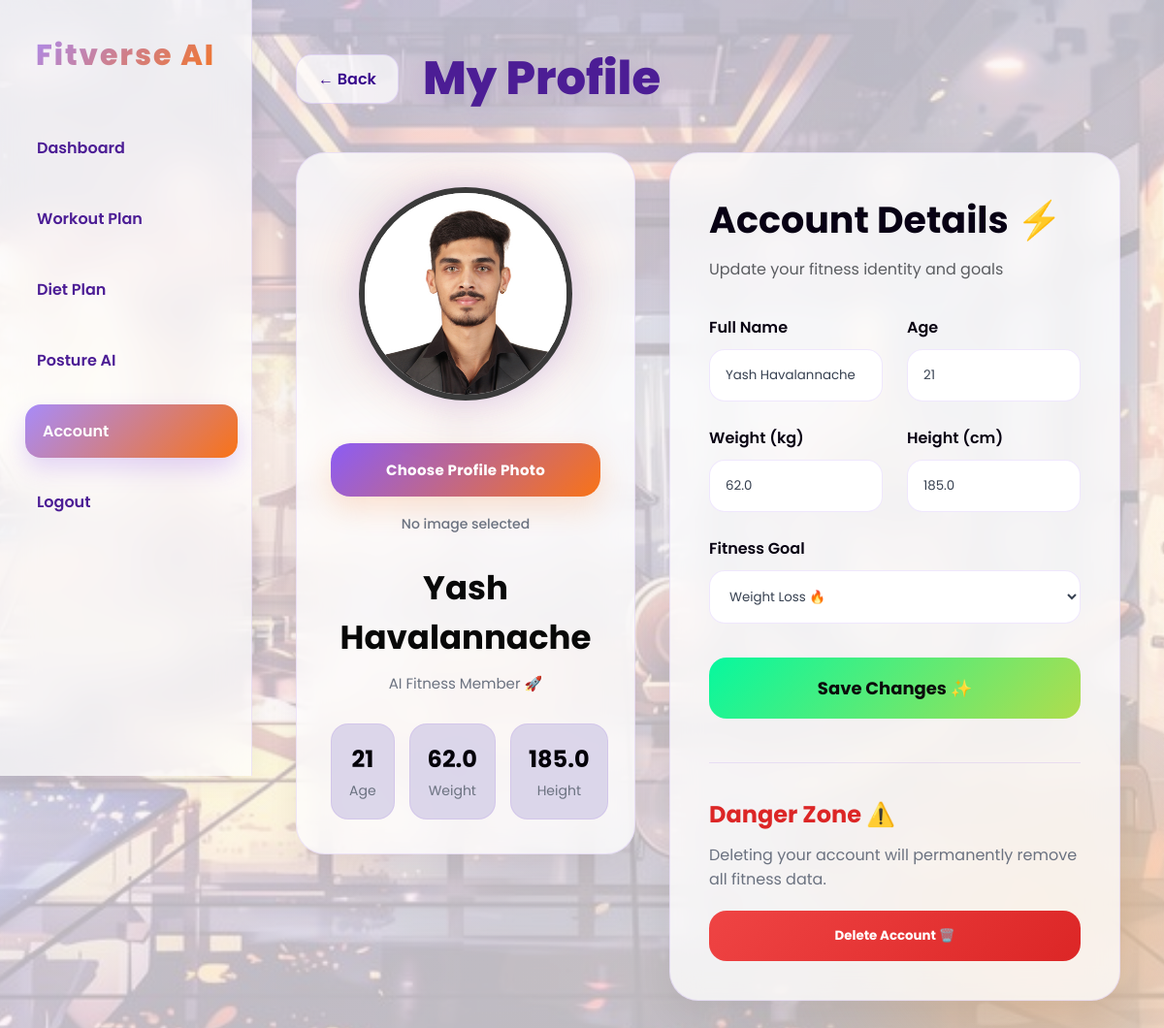
Page /account (signed in) on the committed database.
### models/user_model.py (models this page shows, shortened)
class User(db.Model):
    id = db.Column(db.Integer, primary_key=True)
    name = db.Column(db.String(100), nullable=False)
    age = db.Column(db.Integer, nullable=False)
    height = db.Column(db.Float, nullable=False)
    weight = db.Column(db.Float, nullable=False)
    goal = db.Column(db.String(100), nullable=False)
    level = db.Column(db.String(100), nullable=False)
    email = db.Column(db.String(100), unique=True, nullable=False)
    password = db.Column(db.String(100), nullable=False)
    profile_pic = db.Column(db.String(200), default=None)

### app.py (the view)
@app.route('/account')
def account():
    if 'user_id' not in session:
        return redirect(url_for('login'))
    user = User.query.get(session['user_id'])
    return render_template('account.html', user=user)

### templates/account.html (shortened to what this page needs)
<!DOCTYPE html>
<html lang="en">
<head>
    <link
    rel="stylesheet"
    href="{{ url_for('static', filename='css/account.css') }}">
</head>
<body>
<div class="sidebar">
    <h2>Fitverse AI</h2>
    <ul>
        <li>
            <a href="/dashboard">
                Dashboard
            </a>
        </li>
        <li>
            <a href="/workout">
                Workout Plan
            </a>
        </li>
        <li>
            <a href="/diet">
                Diet Plan
            </a>
        </li>
        <li>
            <a href="/posture">
                Posture AI
            </a>
        </li>
        <li>
            <a href="/account"
            class="active">
                Account
            </a>
        </li>
        <li>
            <a href="#"
            id="logoutBtn">
                Logout
            </a>
        </li>
    </ul>
</div>
<div class="main-content">
    <div class="top-bar">
        <a
        href="/dashboard"
        class="back-btn">
            ← Back
        </a>
        <h1>
            My Profile
        </h1>
    </div>
    <div class="account-layout">
        <div class="profile-card">
            <div class="profile-image-section">
                <img
                id="profilePreview"
                class="avatar"
                src="{{ url_for(
                'static',
                filename='uploads/' + (
                user.profile_pic
                if user.profile_pic
                else 'default-avatar.png'
                )) }}"
                alt="Profile Picture">
                <form
                id="uploadForm"
                method="POST"
                action="{{ url_for('upload_profile_pic') }}"
                enctype="multipart/form-data">
                    <label
                    for="profileInput"
                    class="custom-upload">
                        Choose Profile Photo
                    </label>
                    <p id="fileName">
                        No image selected
                    </p>
                </form>
            </div>
            <div class="profile-details">
                <h2>{{ user.name }}</h2>
                <p class="member-tag">
                    AI Fitness Member 🚀
                </p>
                <div class="stats">
                    <div class="stat-box">
                        <h3>{{ user.age }}</h3>
                        <p>Age</p>
                    </div>
                    <div class="stat-box">
                        <h3>{{ user.weight }}</h3>
                        <p>Weight</p>
                    </div>
                    <div class="stat-box">
                        <h3>{{ user.height }}</h3>
                        <p>Height</p>
                    </div>
                </div>
            </div>
        </div>
        <div class="details-card">
            <div class="section-title">
                <h2>
                    Account Details ⚡
                </h2>
                <p>
                    Update your fitness identity and goals
                </p>
            </div>
            <form
            method="POST"
            action="/update_account">
                <div class="form-grid">
                    <div class="input-box">
                        <label>Full Name</label>
                        <input
                        type="text"
                        name="name"
                        value="{{ user.name }}"
                        required>
                    </div>
                    <div class="input-box">
                        <label>Age</label>
                        <input
                        type="number"
                        name="age"
                        value="{{ user.age }}"
                        required>
                    </div>
                    <div class="input-box">
                        <label>Weight (kg)</label>
                        <input
                        type="number"
                        step="0.1"
                        name="weight"
                        value="{{ user.weight }}"
                        required>
                    </div>
                    <div class="input-box">
                        <label>Height (cm)</label>
                        <input
                        type="number"
                        step="0.1"
                        name="height"
                        value="{{ user.height }}"
                        required>
                    </div>
                    <div class="input-box full-width">
                        <label>Fitness Goal</label>
                        <select name="goal">
                            <option
                            value="weight_loss"
                            {% if user.goal == "weight_loss" %}
                            selected
                            {% endif %}>
                                Weight Loss 🔥
                            </option>
                        </select>
                    </div>
                </div>
                <button
                type="submit"
                class="save-btn">
                    Save Changes ✨
                </button>
            </form>
            <div class="danger-zone">
                <h3>
                    Danger Zone ⚠️
                </h3>
                <p>
                    Deleting your account will permanently remove all fitness data.
                </p>
                <button
                type="button"
                class="delete-btn"
                id="deleteBtn">
                    Delete Account 🗑️
                </button>
            </div>
        </div>
    </div>
</div>
</body>
</html>

### rows in the picture
User: profile_pic (picture), name "Yash Havalannache", age "21", weight "62.0", height "185.0", goal "Weight Loss 🔥"
